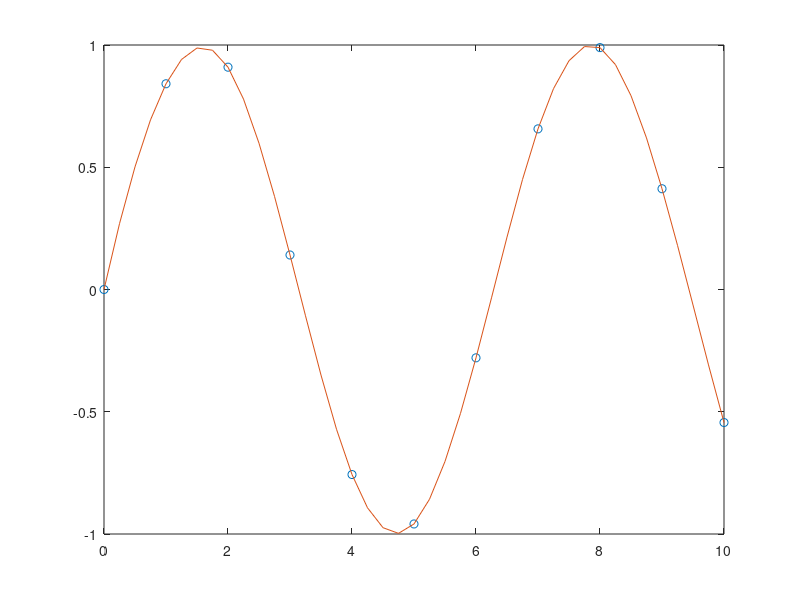

MATLAB code for this plot:
x = 0:10;  y = sin(x);
xx = 0:.25:10;
yy = spline(x,y,xx);
plot(x,y,'o',xx,yy)

%%

% make sure X is a vector:
if length(find(size(x)>1))>1 
  error('MATLAB:chckxy:XNotVector','X must be a vector.') 
end

% ensure X is real
if any(~isreal(x)) 
  error('MATLAB:chckxy:XComplex','The X vector should have real elements.') 
end

% deal with NaN's among the sites:
nanx = find(isnan(x));
if ~isempty(nanx)
   x(nanx) = [];
   warning('MATLAB:chckxy:nan','All data points with NaN as their site will be ignored.')
end

n=length(x);
if n<2 
  error('MATLAB:chckxy:NotEnoughPts','There should be at least two data points.') 
end

% re-sort, if needed, to ensure strictly increasing site sequence:
x=x(:).'; 
dx = diff(x);

if any(dx<0), [x,ind] = sort(x); dx = diff(x); else ind=1:n; end

if ~all(dx), error('MATLAB:chckxy:RepeatedSites','The data sites should be distinct.'), end

% if Y is ND, reshape it to a matrix by combining all dimensions but the last:
sizey = size(y);


while length(sizey)>2&&sizey(end)==1, sizey(end) = []; end


yn = sizey(end); 
sizey(end)=[]; 
yd = prod(sizey);

if length(sizey)>1
   y = reshape(y,yd,yn);
else
   % if Y happens to be a column matrix, change it to the expected row matrix.
   if yn==1
       yn = yd;
       y = reshape(y,1,yn); 
       yd = 1; 
       sizey = yd;
   end
end

% determine whether not-a-knot or clamped end conditions are to be used:
nstart = n+length(nanx);
if yn==nstart
   endslopes = [];
elseif nargout==4&&yn==nstart+2
   endslopes = y(:,[1 n+2]); y(:,[1 n+2])=[];
   if any(isnan(endslopes))
      error('MATLAB:chckxy:EndslopeNaN','The endslopes cannot be NaN.')
   end
   if any(isinf(endslopes))
       error('MATLAB:chckxy:EndslopeInf','The endslopes cannot be Inf.')
   end
else
   error('MATLAB:chckxy:NumSitesMismatchValues',...
        ['The number of sites, ' int2str(nstart), ...
        ', is incompatible with the number of values, ' int2str(yn) '.'])
end

% deal with NaN's among the values:
if ~isempty(nanx)
    y(:,nanx) = [];
end

y=y(:,ind);
nany = find(sum(isnan(y),1));
if ~isempty(nany)
   y(:,nany) = []; x(nany) = [];
   warning('MATLAB:chckxy:IgnoreNaN','All data points with NaN in their value will be ignored.')
   n = length(x);
   if n<2 
     error('MATLAB:chckxy:NotEnoughPts', 'There should be at least two data points.') 
   end
end


%%
n = length(x); yd = prod(sizey);

% Generate the cubic spline interpolant in ppform

dd = ones(yd,1); dx = diff(x); divdif = diff(y,[],2)./dx(dd,:); 
if n==2
   if isempty(endslopes) % the interpolant is a straight line
      pp=mkpp(x,[divdif y(:,1)],sizey);
   else         % the interpolant is the cubic Hermite polynomial
      pp = pwch(x,y,endslopes,dx,divdif); pp.dim = sizey;
   end
elseif n==3&&isempty(endslopes) % the interpolant is a parabola
   y(:,2:3)=divdif;
   y(:,3)=diff(divdif')'/(x(3)-x(1));
   y(:,2)=y(:,2)-y(:,3)*dx(1); 
   pp = mkpp(x([1,3]),y(:,[3 2 1]),sizey);
else % set up the sparse, tridiagonal, linear system b = ?*c for the slopes
   b=zeros(yd,n);
   b(:,2:n-1)=3*(dx(dd,2:n-1).*divdif(:,1:n-2)+dx(dd,1:n-2).*divdif(:,2:n-1));
   if isempty(endslopes)
      x31=x(3)-x(1);xn=x(n)-x(n-2);
      b(:,1)=((dx(1)+2*x31)*dx(2)*divdif(:,1)+dx(1)^2*divdif(:,2))/x31;
      b(:,n)=...
      (dx(n-1)^2*divdif(:,n-2)+(2*xn+dx(n-1))*dx(n-2)*divdif(:,n-1))/xn;
   else
      x31 = 0; xn = 0; b(:,[1 n]) = dx(dd,[2 n-2]).*endslopes;
   end
   dxt = dx(:);
   c = spdiags([ [x31;dxt(1:n-2);0] ...
        [dxt(2);2*[dxt(2:n-1)+dxt(1:n-2)];dxt(n-2)] ...
        [0;dxt(2:n-1);xn] ],[-1 0 1],n,n);

   % sparse linear equation solution for the slopes
   mmdflag = spparms('autommd');
   spparms('autommd',0);
   s=b/c;
   spparms('autommd',mmdflag);
   
end


%% 

d=size(y,1);
dxd=repmat(dx,d,1);

n=numel(x);

dzzdx=(divdif-s(:,1:n-1))./dxd;
dzdxdx=(s(:,2:n)-divdif)./dxd;

dnm1=d*(n-1)

%%
%reshape((dzdxdx-dzzdx)./dxd,dnm1,1)
[reshape((dzdxdx-dzzdx)./dxd,dnm1,1)...
 reshape(2*dzzdx-dzdxdx,dnm1,1)...
 reshape(s(:,1:n-1),dnm1,1)...
 reshape(y(:,1:n-1),dnm1,1)]